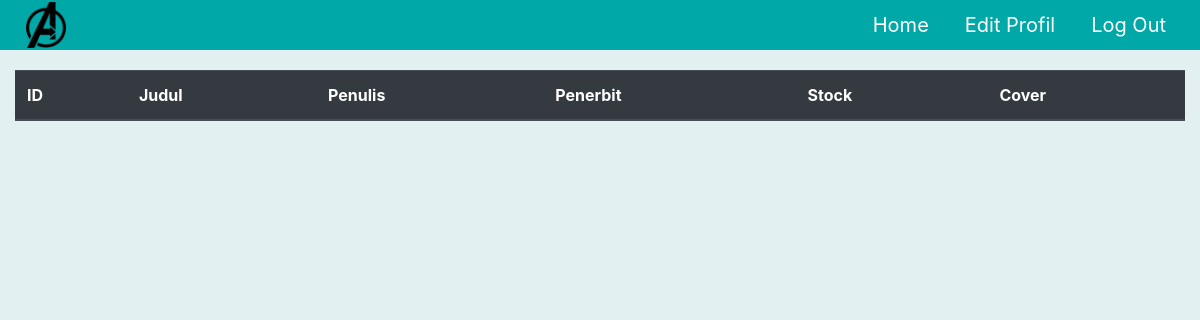
The app's page /index.php/crud_book_c/viewbookV, older data.
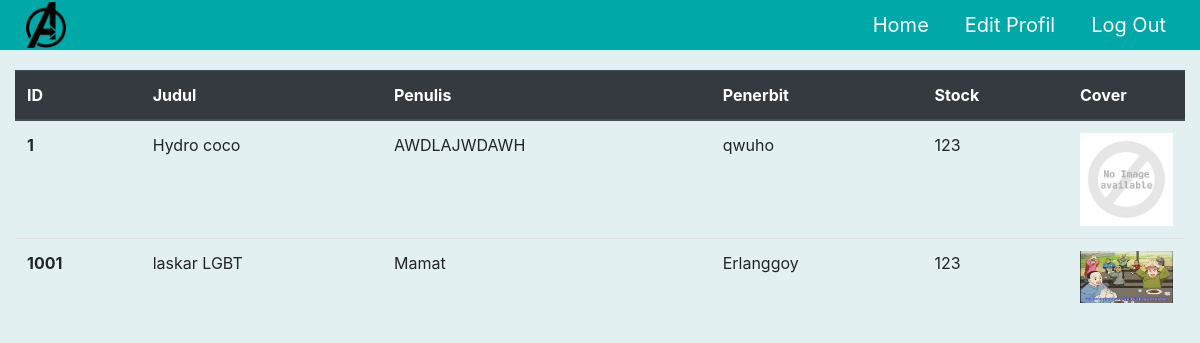
The same page, newer data.
### tables this page shows
CREATE TABLE `buku` (
  `id_buku` varchar(10) NOT NULL,
  `judul` varchar(255) NOT NULL,
  `penulis` varchar(255) NOT NULL,
  `penerbit` varchar(255) NOT NULL,
  `jhal` int(10) NOT NULL,
  `stock` int(10) NOT NULL,
  `sinopsis` varchar(255) NOT NULL,
  `imgpath` varchar(255) NOT NULL
);

### application/controllers/crud_book_C.php (called while the page is built, shortened)
<?php
  class crud_book_C extends CI_Controller  {
    public function __construct() {
      $this->load->model('M_Buku');
      $this->load->model('M_Pinjam');
      $this->load->model('pjmModel');
      $this->load->model('admModel');
      $this->load->library('form_validation');
    }
    public function viewbookV(){
      $bdata['books'] = $this->M_Buku->get_all();
      $data['title'] = "List Data Buku";
      $this->load->view('crudAdm/header', $data);
      $this->load->view('crudAdm/viewBook_V',$bdata);
    }
  }
  ?>

### index.php (called while the page is built, shortened)
<?php
require_once BASEPATH.'core/CodeIgniter.php';

### application/models/M_Buku.php (called while the page is built, shortened)
<?php
  class M_Buku extends CI_Model {
    public function get_all(){
      $this->db->select('*');
      $this->db->from('buku');
      $query = $this->db->get();
      return $query->result_array();
    }
  }
 ?>

### application/views/crudAdm/viewBook_V.php (the view, shortened to what this page needs)
<div class="container-fluid">
    <div class="row">
    <div class="col-md-12">
        <table class="table table-hover">
            <thead class="thead-dark">
                <tr>
                <th scope="col">ID</th>
                <th scope="col">Judul</th>
                <th scope="col">Penulis</th>
                <th scope="col">Penerbit</th>
                <th scope="col">Stock</th>
                <th scope="col">Cover</th>
                </tr>
            </thead>
            <tbody>
                <?php foreach($books as $book): ?>
                <tr>
                <th scope="row"> <?= $book['id_buku'] ?> </th>
                <td><?= $book['judul'] ?></td>
                <td><?= $book['penulis'] ?></td>
                <td><?= $book['penerbit'] ?></td>
                <td><?= $book['stock'] ?></td>
                <td style="width: 10%;"> <img id="pic" width="100%" height="30%" src="<?= base_url('images/').$book['imgpath'];?>" style="object-fit: contain;"></td>
                </tr>
                <?php endforeach ?>
            </tbody>
        </table>
    </div>
    </div>
</div>
</body>
</html>

Row changes from the older to the newer data that the page shows:
added buku: id_buku "1", judul "Hydro coco", penulis "AWDLAJWDAWH", penerbit "qwuho", stock "123", imgpath (placeholder picture)
added buku: id_buku "1001", judul "laskar LGBT", penulis "Mamat", penerbit "Erlanggoy", stock "123", imgpath (picture)
